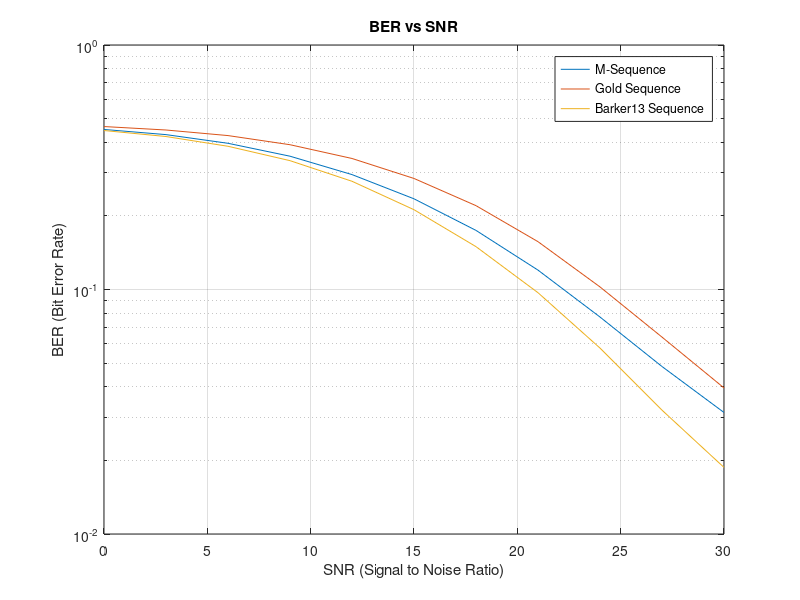

Source code (MATLAB):
clear;clc;

%% Variables
SNR_db = 0:3:30;

BER_mSeq = load('BER_mSeq.mat');
BER_mSeq = BER_mSeq.BER_mSeq;

BER_gold = load('BER_gold.mat');
BER_gold = BER_gold.BER_gold;

BER_barker = load('BER_barker.mat');
BER_barker = BER_barker.BER_barker;


%% Plotting

figure;
semilogy(SNR_db, BER_mSeq);
hold on;
semilogy(SNR_db, BER_gold);
hold on;
semilogy(SNR_db, BER_barker);

grid on;
title("BER vs SNR");
ylabel("BER (Bit Error Rate)");
xlabel("SNR (Signal to Noise Ratio)");

legend({'M-Sequence','Gold Sequence', 'Barker13 Sequence'},'Location','northeast')